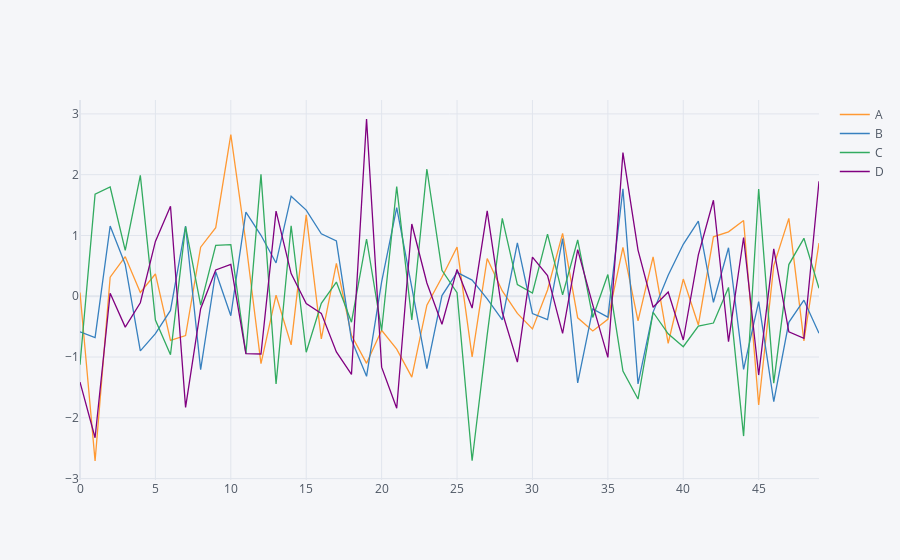

Notebook code cell kept with this figure:
### Code cell
# Compare old plots to a Plotly interactive plot
# You can save as PNG, Zoom, Pan, Turn off & on Data and more
df_1.plot()
df_1.iplot()

### Figure 1 — Plotly figure (JSON) as saved in the notebook; plotly's stock layout.template omitted (floating-point values rounded to 4 significant figures)
{"data": [{"line": {"color": "rgba(255, 153, 51, 1.0)", "dash": "solid", "shape": "linear", "width": 1.3}, "mode": "lines", "name": "A", "text": "", "type": "scatter", "x": [0, 1, 2, 3, 4, 5, 6, 7, 8, 9, 10, 11, 12, 13, 14, 15, 16, 17, 18, 19, 20, 21, 22, 23, 24, 25, 26, 27, 28, 29, 30, 31, 32, 33, 34, 35, 36, 37, 38, 39, 40, 41, 42, 43, 44, 45, 46, 47, 48, 49], "y": [0.06189, -2.711, 0.3132, 0.6507, 0.06275, 0.3667, -0.7249, -0.6462, 0.8077, 1.128, 2.659, 0.8806, -1.108, 0.01731, -0.7991, 1.34, -0.7025, 0.5404, -0.644, -1.103, -0.5602, -0.8706, -1.331, -0.1465, 0.3137, 0.8094, -0.9976, 0.6209, 0.08707, -0.2826, -0.5372, 0.1022, 1.036, -0.3555, -0.5706, -0.3798, 0.8041, -0.404, 0.6479, -0.7735, 0.2831, -0.4738, 0.9782, 1.06, 1.245, -1.789, 0.504, 1.282, -0.7352, 0.8747]}, {"line": {"color": "rgba(55, 128, 191, 1.0)", "dash": "solid", "shape": "linear", "width": 1.3}, "mode": "lines", "name": "B", "text": "", "type": "scatter", "x": [0, 1, 2, 3, 4, 5, 6, 7, 8, 9, 10, 11, 12, 13, 14, 15, 16, 17, 18, 19, 20, 21, 22, 23, 24, 25, 26, 27, 28, 29, 30, 31, 32, 33, 34, 35, 36, 37, 38, 39, 40, 41, 42, 43, 44, 45, 46, 47, 48, 49], "y": [-0.5861, -0.68, 1.154, 0.5235, -0.8986, -0.6162, -0.2329, 1.156, -1.207, 0.403, -0.3198, 1.385, 1.003, 0.5476, 1.646, 1.417, 1.027, 0.9086, -0.716, -1.317, 0.2359, 1.46, 0.147, -1.192, 0.01087, 0.3919, 0.265, -0.04226, -0.387, 0.8796, -0.2836, -0.3845, 0.9497, -1.425, -0.21, -0.3442, 1.767, -1.442, -0.2605, 0.3444, 0.8548, 1.236, -0.09929, 0.7981, -1.204, -0.08907, -1.735, -0.4287, -0.06496, -0.6079]}, {"line": {"color": "rgba(50, 171, 96, 1.0)", "dash": "solid", "shape": "linear", "width": 1.3}, "mode": "lines", "name": "C", "text": "", "type": "scatter", "x": [0, 1, 2, 3, 4, 5, 6, 7, 8, 9, 10, 11, 12, 13, 14, 15, 16, 17, 18, 19, 20, 21, 22, 23, 24, 25, 26, 27, 28, 29, 30, 31, 32, 33, 34, 35, 36, 37, 38, 39, 40, 41, 42, 43, 44, 45, 46, 47, 48, 49], "y": [-1.127, 1.68, 1.797, 0.7552, 1.989, -0.3926, -0.9612, 1.147, -0.1456, 0.8358, 0.8505, -0.9449, 2.005, -1.444, 1.16, -0.9217, -0.1172, 0.2339, -0.426, 0.942, -0.5642, 1.803, -0.3902, 2.094, 0.4265, 0.05781, -2.706, -0.6356, 1.282, 0.1902, 0.05378, 1.022, 0.02307, 0.9258, -0.3489, 0.3564, -1.23, -1.691, -0.2632, -0.6189, -0.83, -0.4899, -0.4406, 0.1457, -2.3, 1.763, -1.43, 0.5211, 0.9533, 0.1298]}, {"line": {"color": "rgba(128, 0, 128, 1.0)", "dash": "solid", "shape": "linear", "width": 1.3}, "mode": "lines", "name": "D", "text": "", "type": "scatter", "x": [0, 1, 2, 3, 4, 5, 6, 7, 8, 9, 10, 11, 12, 13, 14, 15, 16, 17, 18, 19, 20, 21, 22, 23, 24, 25, 26, 27, 28, 29, 30, 31, 32, 33, 34, 35, 36, 37, 38, 39, 40, 41, 42, 43, 44, 45, 46, 47, 48, 49], "y": [-1.412, -2.328, 0.04936, -0.5078, -0.1066, 0.9017, 1.481, -1.828, -0.2049, 0.433, 0.5237, -0.9431, -0.9502, 1.401, 0.3721, -0.119, -0.2813, -0.9164, -1.286, 2.916, -1.166, -1.844, 1.189, 0.2185, -0.4602, 0.442, -0.1947, 1.404, -0.2631, -1.085, 0.644, 0.3411, -0.6098, 0.7671, -0.1422, -1.007, 2.363, 0.7594, -0.1805, 0.06872, -0.7197, 0.6803, 1.579, -0.7477, 0.9661, -1.297, 0.779, -0.5865, -0.6938, 1.891]}], "layout": {"autosize": true, "legend": {"bgcolor": "#F5F6F9", "font": {"color": "#4D5663"}}, "paper_bgcolor": "#F5F6F9", "plot_bgcolor": "#F5F6F9", "title": {"font": {"color": "#4D5663"}}, "xaxis": {"autorange": true, "gridcolor": "#E1E5ED", "range": [0, 49], "showgrid": true, "tickfont": {"color": "#4D5663"}, "title": {"font": {"color": "#4D5663"}, "text": ""}, "type": "linear", "zerolinecolor": "#E1E5ED"}, "yaxis": {"autorange": true, "gridcolor": "#E1E5ED", "range": [-3.023, 3.229], "showgrid": true, "tickfont": {"color": "#4D5663"}, "title": {"font": {"color": "#4D5663"}, "text": ""}, "type": "linear", "zerolinecolor": "#E1E5ED"}}}
